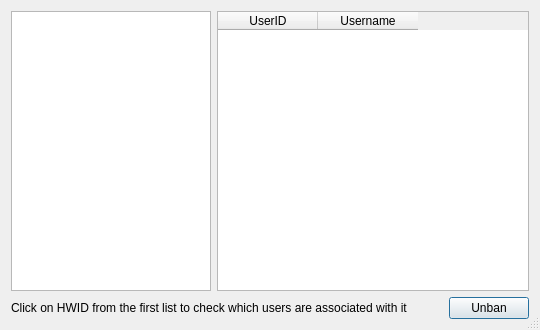
<?xml version="1.0" encoding="UTF-8"?>
<ui version="4.0">
 <class>HWIDBanListDialog</class>
 <widget class="QDialog" name="HWIDBanListDialog">
  <property name="geometry">
   <rect>
    <x>0</x>
    <y>0</y>
    <width>540</width>
    <height>330</height>
   </rect>
  </property>
  <property name="minimumSize">
   <size>
    <width>540</width>
    <height>330</height>
   </size>
  </property>
  <property name="windowTitle">
   <string>HWID ban list</string>
  </property>
  <property name="layoutDirection">
   <enum>Qt::LeftToRight</enum>
  </property>
  <property name="autoFillBackground">
   <bool>false</bool>
  </property>
  <property name="sizeGripEnabled">
   <bool>true</bool>
  </property>
  <property name="modal">
   <bool>false</bool>
  </property>
  <layout class="QGridLayout" name="gridLayout_2">
   <item row="0" column="0">
    <widget class="QListWidget" name="HWIDList">
     <property name="sizePolicy">
      <sizepolicy hsizetype="Expanding" vsizetype="Expanding">
       <horstretch>0</horstretch>
       <verstretch>0</verstretch>
      </sizepolicy>
     </property>
     <property name="maximumSize">
      <size>
       <width>200</width>
       <height>16777215</height>
      </size>
     </property>
    </widget>
   </item>
   <item row="2" column="2">
    <widget class="QPushButton" name="UnbanBtn">
     <property name="sizePolicy">
      <sizepolicy hsizetype="Fixed" vsizetype="Fixed">
       <horstretch>0</horstretch>
       <verstretch>0</verstretch>
      </sizepolicy>
     </property>
     <property name="text">
      <string>Unban</string>
     </property>
    </widget>
   </item>
   <item row="2" column="0" colspan="2">
    <widget class="QLabel" name="HintLabel">
     <property name="text">
      <string>Click on HWID from the first list to check which users are associated with it</string>
     </property>
    </widget>
   </item>
   <item row="0" column="1" colspan="2">
    <widget class="QTableWidget" name="UserList">
     <property name="selectionBehavior">
      <enum>QAbstractItemView::SelectRows</enum>
     </property>
     <property name="showGrid">
      <bool>false</bool>
     </property>
     <property name="sortingEnabled">
      <bool>true</bool>
     </property>
     <attribute name="verticalHeaderVisible">
      <bool>false</bool>
     </attribute>
     <column>
      <property name="text">
       <string>UserID</string>
      </property>
     </column>
     <column>
      <property name="text">
       <string>Username</string>
      </property>
     </column>
    </widget>
   </item>
  </layout>
 </widget>
 <resources/>
 <connections/>
</ui>
